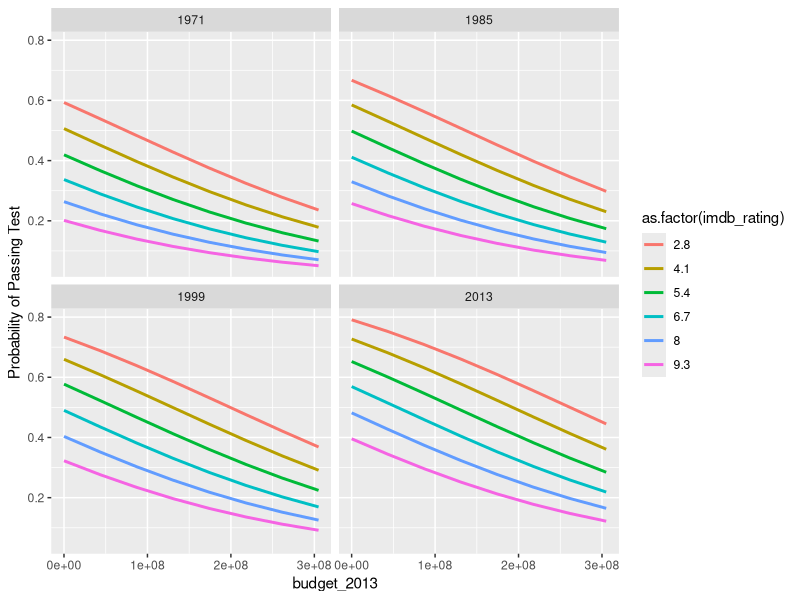
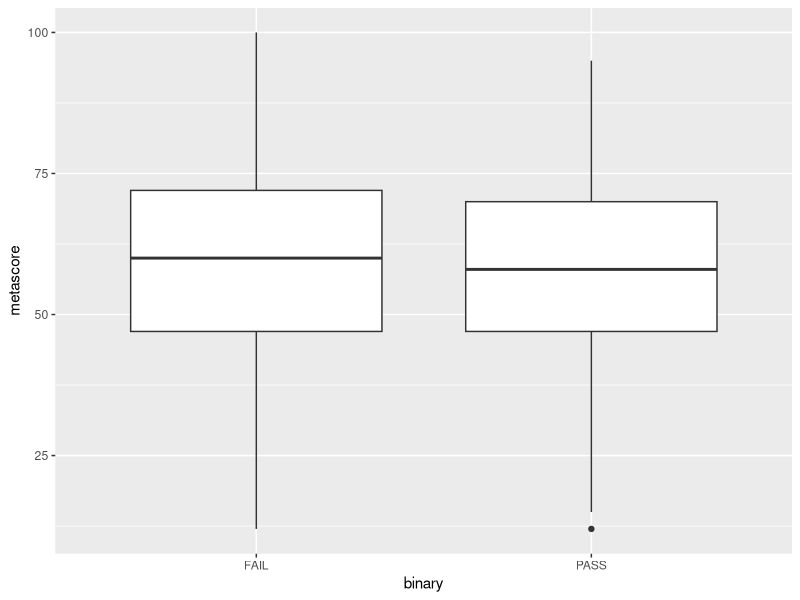
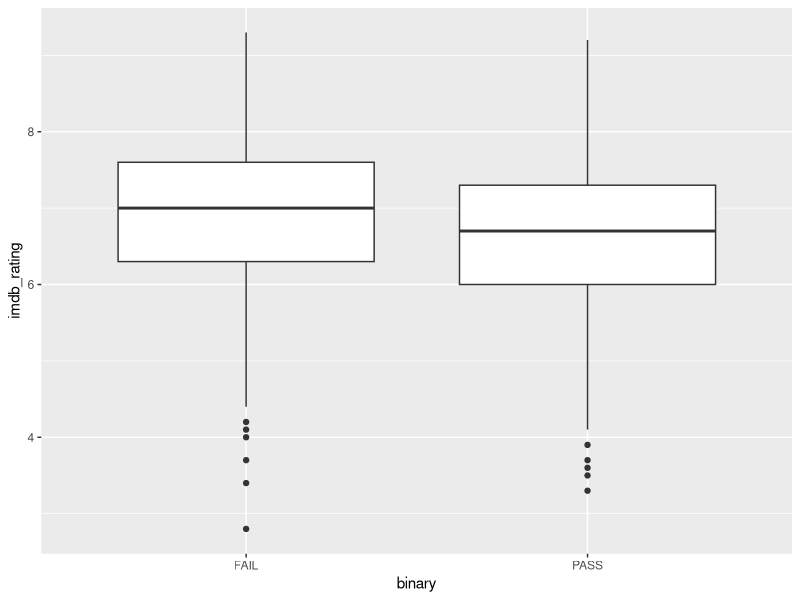
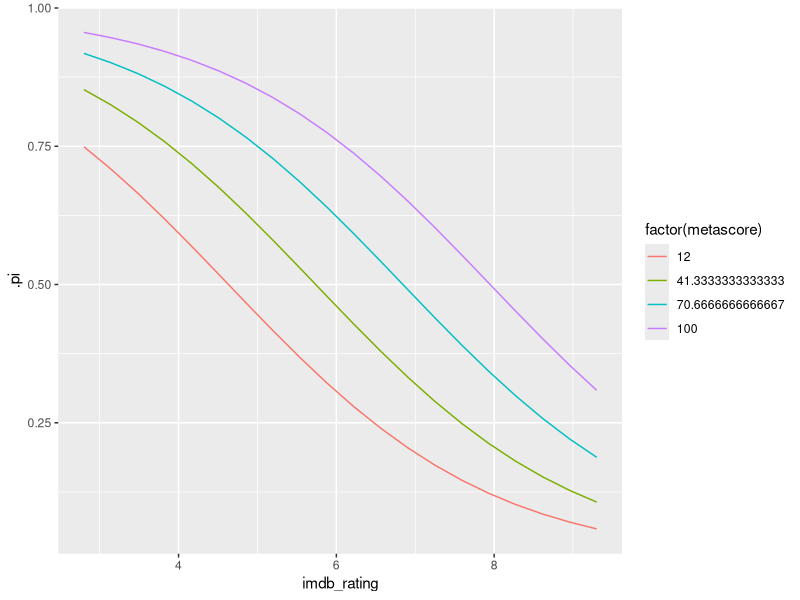

Generate these figures, in order, with R:
## ---- chunk 1
library(tidyverse)
library(broom)
movies2 <- read.csv("movies2.csv")
movies2 |> as_tibble() 
## ---- chunk 2
movies2 <- movies2 %>% mutate(binary_0 = ifelse(binary == "PASS", 1, 0))

mod_year <- glm(binary_0 ~ budget_2013 +
                  year + 
                  imdb_rating,
                data = movies2, family = "binomial") 
summary(mod_year) 
## ---- chunk 3
library(modelr)
grid <- movies2 |>
  data_grid(
    year = seq_range(year, n = 4),
    binary_0 = c(0, 1),
    imdb_rating = seq_range(imdb_rating, n = 6),
    budget_2013 = seq_range(budget_2013, n = 8)
    )


aug_year <- augment(mod_year, newdata = grid, se_fit = TRUE)
aug_year <- aug_year |> mutate(.pi = exp(.fitted) / (1 + exp(.fitted)))


ggplot(data = aug_year, aes(x = budget_2013, y = .pi)) +
  geom_line(aes(color = as.factor(imdb_rating)), linewidth = 1) +
  facet_wrap(~ year) +
  labs(y = "Probability of Passing Test")
## ---- chunk 4
movies2 <- movies2 |> as_tibble()
ggplot(data = movies2, aes(x = binary, y = metascore)) +
  geom_boxplot()

ggplot(data = movies2, aes(x = binary, y = imdb_rating)) +
  geom_boxplot()

movies2 <- movies2 |> mutate(profit = parse_number(intgross_2013) - budget_2013)

mod <- glm(binary_0 ~ metascore + imdb_rating + year + profit, data = movies2,
    family = "binomial") 

library(modelr)
grid <- movies2 |>
  data_grid(
    year = median(movies2$year, na.rm = TRUE),
    profit = median(movies2$profit, na.rm = TRUE),
    imdb_rating = seq_range(imdb_rating, n = 20),
    metascore = seq_range(metascore, n = 4)
    )


aug_year <- augment(mod, newdata = grid, se_fit = TRUE)
aug_year <- aug_year |> mutate(.pi = exp(.fitted) / (1 + exp(.fitted)))

ggplot(data = aug_year, aes(x = imdb_rating, y = .pi)) +
  geom_line(aes(colour = factor(metascore)))

## in general, higher imdb_rating is associated with lower prob of passing
## but, higher metascore (critics) is associated with higher probability of passing
